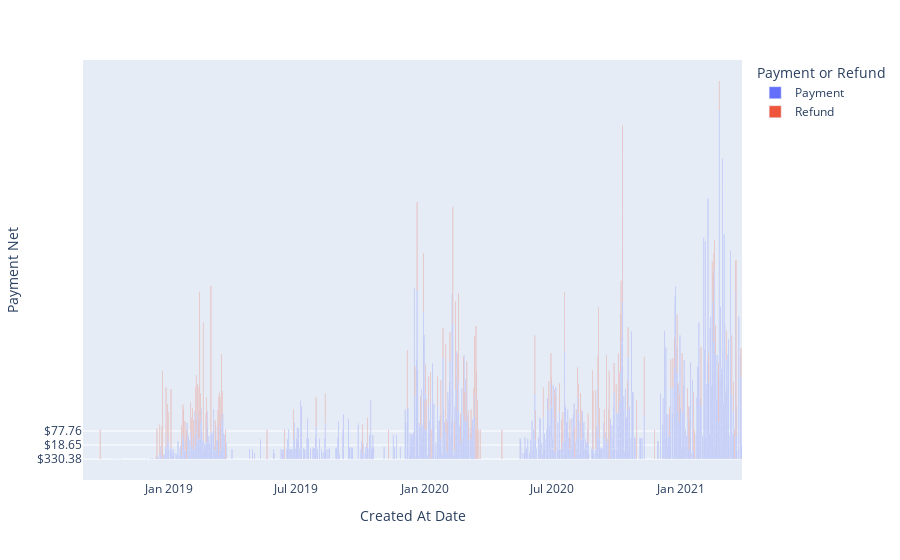

The code cell stored with this chart in its notebook:
### Code cell
#data_canada = px.data.gapminder().query("country == 'Canada'")

fig = px.bar(sales, x='Created At Date', y='Payment Net', color='Payment or Refund')
fig.show()

### Figure 1 — Plotly figure (JSON) as saved in the notebook; plotly's stock layout.template omitted (floating-point values rounded to 4 significant figures; data arrays with more than 128 entries replaced by an {"elided": "..."} marker saying what was removed)
{"data": [{"alignmentgroup": "True", "hovertemplate": "Payment or Refund=Payment<br>Created At Date=%{x}<br>Payment Net=%{y}<extra></extra>", "legendgroup": "Payment", "marker": {"color": "#636efa"}, "name": "Payment", "offsetgroup": "Payment", "orientation": "v", "showlegend": true, "textposition": "auto", "type": "bar", "x": {"elided": "2126 str values"}, "xaxis": "x", "y": {"elided": "2126 str values"}, "yaxis": "y"}, {"alignmentgroup": "True", "hovertemplate": "Payment or Refund=Refund<br>Created At Date=%{x}<br>Payment Net=%{y}<extra></extra>", "legendgroup": "Refund", "marker": {"color": "#EF553B"}, "name": "Refund", "offsetgroup": "Refund", "orientation": "v", "showlegend": true, "textposition": "auto", "type": "bar", "x": {"elided": "233 str values"}, "xaxis": "x", "y": {"elided": "233 str values"}, "yaxis": "y"}], "layout": {"barmode": "relative", "legend": {"title": {"text": "Payment or Refund"}, "tracegroupgap": 0}, "margin": {"t": 60}, "xaxis": {"anchor": "y", "domain": [0, 1], "title": {"text": "Created At Date"}}, "yaxis": {"anchor": "x", "domain": [0, 1], "title": {"text": "Payment Net"}}}}
